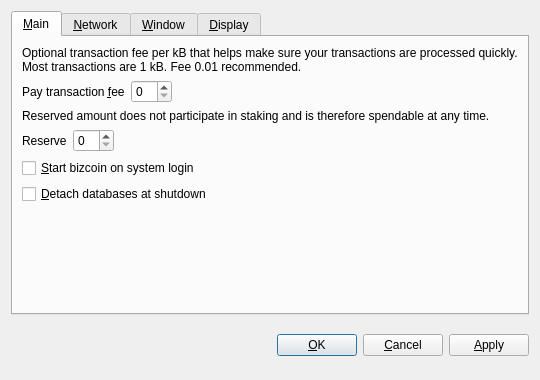
<?xml version="1.0" encoding="UTF-8"?>
<ui version="4.0">
 <class>OptionsDialog</class>
 <widget class="QDialog" name="OptionsDialog">
  <property name="geometry">
   <rect>
    <x>0</x>
    <y>0</y>
    <width>540</width>
    <height>380</height>
   </rect>
  </property>
  <property name="windowTitle">
   <string>Options</string>
  </property>
  <property name="modal">
   <bool>true</bool>
  </property>
  <layout class="QVBoxLayout" name="verticalLayout">
   <item>
    <widget class="QTabWidget" name="tabWidget">
     <property name="tabPosition">
      <enum>QTabWidget::North</enum>
     </property>
     <property name="currentIndex">
      <number>0</number>
     </property>
     <widget class="QWidget" name="tabMain">
      <attribute name="title">
       <string>&amp;Main</string>
      </attribute>
      <layout class="QVBoxLayout" name="verticalLayout_Main">
       <item>
        <widget class="QLabel" name="transactionFeeInfoLabel">
         <property name="text">
          <string>Optional transaction fee per kB that helps make sure your transactions are processed quickly. Most transactions are 1 kB. Fee 0.01 recommended.</string>
         </property>
         <property name="textFormat">
          <enum>Qt::PlainText</enum>
         </property>
         <property name="wordWrap">
          <bool>true</bool>
         </property>
        </widget>
       </item>
       <item>
        <layout class="QHBoxLayout" name="horizontalLayoutFee">
         <item>
          <widget class="QLabel" name="transactionFeeLabel">
           <property name="text">
            <string>Pay transaction &amp;fee</string>
           </property>
           <property name="textFormat">
            <enum>Qt::PlainText</enum>
           </property>
           <property name="buddy">
            <cstring>transactionFee</cstring>
           </property>
          </widget>
         </item>
         <item>
          <widget class="BitcoinAmountField" name="transactionFee"/>
         </item>
         <item>
          <spacer name="horizontalSpacerFee">
           <property name="orientation">
            <enum>Qt::Horizontal</enum>
           </property>
           <property name="sizeHint" stdset="0">
            <size>
             <width>40</width>
             <height>20</height>
            </size>
           </property>
          </spacer>
         </item>
        </layout>
       </item>
       <item>
        <widget class="QLabel" name="reserveBalanceInfoLabel">
         <property name="text">
          <string>Reserved amount does not participate in staking and is therefore spendable at any time.</string>
         </property>
         <property name="textFormat">
          <enum>Qt::PlainText</enum>
         </property>
         <property name="wordWrap">
          <bool>true</bool>
         </property>
        </widget>
       </item>
       <item>
        <layout class="QHBoxLayout" name="horizontalLayoutReserveBalance">
         <item>
          <widget class="QLabel" name="reserveBalanceLabel">
           <property name="text">
            <string>Reserve</string>
           </property>
           <property name="textFormat">
            <enum>Qt::PlainText</enum>
           </property>
           <property name="buddy">
            <cstring>reserveBalance</cstring>
           </property>
          </widget>
         </item>
         <item>
          <widget class="BitcoinAmountField" name="reserveBalance"/>
         </item>
         <item>
          <spacer name="horizontalSpacerReserveBalance">
           <property name="orientation">
            <enum>Qt::Horizontal</enum>
           </property>
           <property name="sizeHint" stdset="0">
            <size>
             <width>40</width>
             <height>20</height>
            </size>
           </property>
          </spacer>
         </item>
        </layout>
       </item>
       <item>
        <widget class="QCheckBox" name="bitcoinAtStartup">
         <property name="toolTip">
          <string>Automatically start bizcoin after logging in to the system.</string>
         </property>
         <property name="text">
          <string>&amp;Start bizcoin on system login</string>
         </property>
        </widget>
       </item>
       <item>
        <widget class="QCheckBox" name="detachDatabases">
         <property name="toolTip">
          <string>Detach block and address databases at shutdown. This means they can be moved to another data directory, but it slows down shutdown. The wallet is always detached.</string>
         </property>
         <property name="text">
          <string>&amp;Detach databases at shutdown</string>
         </property>
        </widget>
       </item>
       <item>
        <spacer name="verticalSpacer_Main">
         <property name="orientation">
          <enum>Qt::Vertical</enum>
         </property>
         <property name="sizeHint" stdset="0">
          <size>
           <width>20</width>
           <height>40</height>
          </size>
         </property>
        </spacer>
       </item>
      </layout>
     </widget>
     <widget class="QWidget" name="tabNetwork">
      <attribute name="title">
       <string>&amp;Network</string>
      </attribute>
      <layout class="QVBoxLayout" name="verticalLayout_Network">
       <item>
        <widget class="QCheckBox" name="mapPortUpnp">
         <property name="toolTip">
          <string>Automatically open the bizcoin client port on the router. This only works when your router supports UPnP and it is enabled.</string>
         </property>
         <property name="text">
          <string>Map port using &amp;UPnP</string>
         </property>
        </widget>
       </item>
       <item>
        <widget class="QCheckBox" name="connectSocks">
         <property name="toolTip">
          <string>Connect to the bizcoin network through a SOCKS proxy (e.g. when connecting through Tor).</string>
         </property>
         <property name="text">
          <string>&amp;Connect through SOCKS proxy:</string>
         </property>
        </widget>
       </item>
       <item>
        <layout class="QHBoxLayout" name="horizontalLayout_Network">
         <item>
          <widget class="QLabel" name="proxyIpLabel">
           <property name="text">
            <string>Proxy &amp;IP:</string>
           </property>
           <property name="textFormat">
            <enum>Qt::PlainText</enum>
           </property>
           <property name="buddy">
            <cstring>proxyIp</cstring>
           </property>
          </widget>
         </item>
         <item>
          <widget class="QValidatedLineEdit" name="proxyIp">
           <property name="maximumSize">
            <size>
             <width>140</width>
             <height>16777215</height>
            </size>
           </property>
           <property name="toolTip">
            <string>IP address of the proxy (e.g. 127.0.0.1)</string>
           </property>
          </widget>
         </item>
         <item>
          <widget class="QLabel" name="proxyPortLabel">
           <property name="text">
            <string>&amp;Port:</string>
           </property>
           <property name="textFormat">
            <enum>Qt::PlainText</enum>
           </property>
           <property name="buddy">
            <cstring>proxyPort</cstring>
           </property>
          </widget>
         </item>
         <item>
          <widget class="QLineEdit" name="proxyPort">
           <property name="maximumSize">
            <size>
             <width>55</width>
             <height>16777215</height>
            </size>
           </property>
           <property name="toolTip">
            <string>Port of the proxy (e.g. 9050)</string>
           </property>
          </widget>
         </item>
         <item>
          <widget class="QLabel" name="socksVersionLabel">
           <property name="text">
            <string>SOCKS &amp;Version:</string>
           </property>
           <property name="textFormat">
            <enum>Qt::PlainText</enum>
           </property>
           <property name="buddy">
            <cstring>socksVersion</cstring>
           </property>
          </widget>
         </item>
         <item>
          <widget class="QValueComboBox" name="socksVersion">
           <property name="toolTip">
            <string>SOCKS version of the proxy (e.g. 5)</string>
           </property>
          </widget>
         </item>
         <item>
          <spacer name="horizontalSpacer_Network">
           <property name="orientation">
            <enum>Qt::Horizontal</enum>
           </property>
           <property name="sizeHint" stdset="0">
            <size>
             <width>40</width>
             <height>20</height>
            </size>
           </property>
          </spacer>
         </item>
        </layout>
       </item>
       <item>
        <spacer name="verticalSpacer_Network">
         <property name="orientation">
          <enum>Qt::Vertical</enum>
         </property>
         <property name="sizeHint" stdset="0">
          <size>
           <width>20</width>
           <height>40</height>
          </size>
         </property>
        </spacer>
       </item>
      </layout>
     </widget>
     <widget class="QWidget" name="tabWindow">
      <attribute name="title">
       <string>&amp;Window</string>
      </attribute>
      <layout class="QVBoxLayout" name="verticalLayout_Window">
       <item>
        <widget class="QCheckBox" name="minimizeToTray">
         <property name="toolTip">
          <string>Show only a tray icon after minimizing the window.</string>
         </property>
         <property name="text">
          <string>&amp;Minimize to the tray instead of the taskbar</string>
         </property>
        </widget>
       </item>
       <item>
        <widget class="QCheckBox" name="minimizeOnClose">
         <property name="toolTip">
          <string>Minimize instead of exit the application when the window is closed. When this option is enabled, the application will be closed only after selecting Quit in the menu.</string>
         </property>
         <property name="text">
          <string>M&amp;inimize on close</string>
         </property>
        </widget>
       </item>
       <item>
        <spacer name="verticalSpacer_Window">
         <property name="orientation">
          <enum>Qt::Vertical</enum>
         </property>
         <property name="sizeHint" stdset="0">
          <size>
           <width>20</width>
           <height>40</height>
          </size>
         </property>
        </spacer>
       </item>
      </layout>
     </widget>
     <widget class="QWidget" name="tabDisplay">
      <attribute name="title">
       <string>&amp;Display</string>
      </attribute>
      <layout class="QVBoxLayout" name="verticalLayout_Display">
       <item>
        <layout class="QHBoxLayout" name="horizontalLayout_1_Display">
         <item>
          <widget class="QLabel" name="langLabel">
           <property name="text">
            <string>User Interface &amp;language:</string>
           </property>
           <property name="textFormat">
            <enum>Qt::PlainText</enum>
           </property>
           <property name="buddy">
            <cstring>lang</cstring>
           </property>
          </widget>
         </item>
         <item>
          <widget class="QValueComboBox" name="lang">
           <property name="toolTip">
            <string>The user interface language can be set here. This setting will take effect after restarting bizcoin.</string>
           </property>
          </widget>
         </item>
        </layout>
       </item>
       <item>
        <layout class="QHBoxLayout" name="horizontalLayout_2_Display">
         <item>
          <widget class="QLabel" name="unitLabel">
           <property name="text">
            <string>&amp;Unit to show amounts in:</string>
           </property>
           <property name="textFormat">
            <enum>Qt::PlainText</enum>
           </property>
           <property name="buddy">
            <cstring>unit</cstring>
           </property>
          </widget>
         </item>
         <item>
          <widget class="QValueComboBox" name="unit">
           <property name="toolTip">
            <string>Choose the default subdivision unit to show in the interface and when sending coins.</string>
           </property>
          </widget>
         </item>
        </layout>
       </item>
       <item>
        <widget class="QCheckBox" name="displayAddresses">
         <property name="toolTip">
          <string>Whether to show bizcoin addresses in the transaction list or not.</string>
         </property>
         <property name="text">
          <string>&amp;Display addresses in transaction list</string>
         </property>
        </widget>
       </item>
       <item>
        <widget class="QCheckBox" name="coinControlFeatures">
         <property name="toolTip">
          <string>Whether to show coin control features or not.</string>
         </property>
         <property name="text">
          <string>Display coin &amp;control features (experts only!)</string>
         </property>
        </widget>
       </item>
       <item>
        <spacer name="verticalSpacer_Display">
         <property name="orientation">
          <enum>Qt::Vertical</enum>
         </property>
         <property name="sizeHint" stdset="0">
          <size>
           <width>20</width>
           <height>40</height>
          </size>
         </property>
        </spacer>
       </item>
      </layout>
     </widget>
    </widget>
   </item>
   <item>
    <layout class="QHBoxLayout" name="horizontalLayout_Buttons">
     <item>
      <spacer name="horizontalSpacer_1">
       <property name="orientation">
        <enum>Qt::Horizontal</enum>
       </property>
       <property name="sizeHint" stdset="0">
        <size>
         <width>40</width>
         <height>48</height>
        </size>
       </property>
      </spacer>
     </item>
     <item>
      <widget class="QLabel" name="statusLabel">
       <property name="font">
        <font>
         <weight>75</weight>
         <bold>true</bold>
        </font>
       </property>
       <property name="text">
        <string/>
       </property>
       <property name="textFormat">
        <enum>Qt::PlainText</enum>
       </property>
       <property name="wordWrap">
        <bool>true</bool>
       </property>
      </widget>
     </item>
     <item>
      <spacer name="horizontalSpacer_2">
       <property name="orientation">
        <enum>Qt::Horizontal</enum>
       </property>
       <property name="sizeHint" stdset="0">
        <size>
         <width>40</width>
         <height>48</height>
        </size>
       </property>
      </spacer>
     </item>
     <item>
      <widget class="QPushButton" name="okButton">
       <property name="text">
        <string>&amp;OK</string>
       </property>
      </widget>
     </item>
     <item>
      <widget class="QPushButton" name="cancelButton">
       <property name="text">
        <string>&amp;Cancel</string>
       </property>
       <property name="autoDefault">
        <bool>false</bool>
       </property>
      </widget>
     </item>
     <item>
      <widget class="QPushButton" name="applyButton">
       <property name="text">
        <string>&amp;Apply</string>
       </property>
       <property name="autoDefault">
        <bool>false</bool>
       </property>
      </widget>
     </item>
    </layout>
   </item>
  </layout>
 </widget>
 <customwidgets>
  <customwidget>
   <class>BitcoinAmountField</class>
   <extends>QSpinBox</extends>
   <header>bitcoinamountfield.h</header>
  </customwidget>
  <customwidget>
   <class>QValueComboBox</class>
   <extends>QComboBox</extends>
   <header>qvaluecombobox.h</header>
  </customwidget>
  <customwidget>
   <class>QValidatedLineEdit</class>
   <extends>QLineEdit</extends>
   <header>qvalidatedlineedit.h</header>
  </customwidget>
 </customwidgets>
 <resources/>
 <connections/>
</ui>
